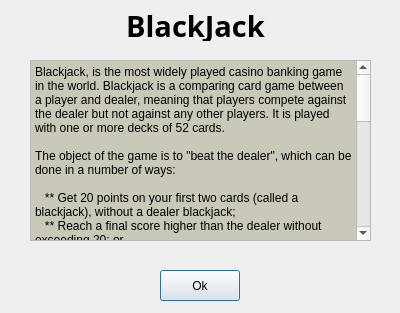
<?xml version="1.0" encoding="UTF-8"?>
<ui version="4.0">
 <class>About_BlackJack</class>
 <widget class="QDialog" name="About_BlackJack">
  <property name="geometry">
   <rect>
    <x>0</x>
    <y>0</y>
    <width>400</width>
    <height>313</height>
   </rect>
  </property>
  <property name="windowTitle">
   <string>Rules of BlackJack</string>
  </property>
  <widget class="QTextBrowser" name="textBrowser">
   <property name="geometry">
    <rect>
     <x>30</x>
     <y>60</y>
     <width>341</width>
     <height>181</height>
    </rect>
   </property>
   <property name="palette">
    <palette>
     <active>
      <colorrole role="Midlight">
       <brush brushstyle="SolidPattern">
        <color alpha="255">
         <red>203</red>
         <green>199</green>
         <blue>196</blue>
        </color>
       </brush>
      </colorrole>
      <colorrole role="Mid">
       <brush brushstyle="SolidPattern">
        <color alpha="255">
         <red>184</red>
         <green>181</green>
         <blue>178</blue>
        </color>
       </brush>
      </colorrole>
      <colorrole role="BrightText">
       <brush brushstyle="SolidPattern">
        <color alpha="255">
         <red>170</red>
         <green>170</green>
         <blue>165</blue>
        </color>
       </brush>
      </colorrole>
      <colorrole role="Base">
       <brush brushstyle="SolidPattern">
        <color alpha="255">
         <red>202</red>
         <green>200</green>
         <blue>185</blue>
        </color>
       </brush>
      </colorrole>
     </active>
     <inactive>
      <colorrole role="Midlight">
       <brush brushstyle="SolidPattern">
        <color alpha="255">
         <red>203</red>
         <green>199</green>
         <blue>196</blue>
        </color>
       </brush>
      </colorrole>
      <colorrole role="Mid">
       <brush brushstyle="SolidPattern">
        <color alpha="255">
         <red>184</red>
         <green>181</green>
         <blue>178</blue>
        </color>
       </brush>
      </colorrole>
      <colorrole role="BrightText">
       <brush brushstyle="SolidPattern">
        <color alpha="255">
         <red>255</red>
         <green>255</green>
         <blue>255</blue>
        </color>
       </brush>
      </colorrole>
      <colorrole role="Base">
       <brush brushstyle="SolidPattern">
        <color alpha="255">
         <red>202</red>
         <green>200</green>
         <blue>185</blue>
        </color>
       </brush>
      </colorrole>
     </inactive>
     <disabled>
      <colorrole role="Midlight">
       <brush brushstyle="SolidPattern">
        <color alpha="255">
         <red>203</red>
         <green>199</green>
         <blue>196</blue>
        </color>
       </brush>
      </colorrole>
      <colorrole role="Mid">
       <brush brushstyle="SolidPattern">
        <color alpha="255">
         <red>184</red>
         <green>181</green>
         <blue>178</blue>
        </color>
       </brush>
      </colorrole>
      <colorrole role="BrightText">
       <brush brushstyle="SolidPattern">
        <color alpha="255">
         <red>255</red>
         <green>255</green>
         <blue>255</blue>
        </color>
       </brush>
      </colorrole>
      <colorrole role="Base">
       <brush brushstyle="SolidPattern">
        <color alpha="255">
         <red>239</red>
         <green>235</green>
         <blue>231</blue>
        </color>
       </brush>
      </colorrole>
     </disabled>
    </palette>
   </property>
   <property name="html">
    <string>&lt;!DOCTYPE HTML PUBLIC &quot;-//W3C//DTD HTML 4.0//EN&quot; &quot;http://www.w3.org/TR/REC-html40/strict.dtd&quot;&gt;
&lt;html&gt;&lt;head&gt;&lt;meta name=&quot;qrichtext&quot; content=&quot;1&quot; /&gt;&lt;style type=&quot;text/css&quot;&gt;
p, li { white-space: pre-wrap; }
&lt;/style&gt;&lt;/head&gt;&lt;body style=&quot; font-family:'Sans Serif'; font-size:9pt; font-weight:400; font-style:normal;&quot;&gt;
&lt;p style=&quot; margin-top:0px; margin-bottom:0px; margin-left:0px; margin-right:0px; -qt-block-indent:0; text-indent:0px;&quot;&gt;Blackjack, is the most widely played casino banking game in the world. Blackjack is a comparing card game between a player and dealer, meaning that players compete against the dealer but not against any other players. It is played with one or more decks of 52 cards. &lt;/p&gt;
&lt;p style=&quot;-qt-paragraph-type:empty; margin-top:0px; margin-bottom:0px; margin-left:0px; margin-right:0px; -qt-block-indent:0; text-indent:0px;&quot;&gt;&lt;br /&gt;&lt;/p&gt;
&lt;p style=&quot; margin-top:0px; margin-bottom:0px; margin-left:0px; margin-right:0px; -qt-block-indent:0; text-indent:0px;&quot;&gt;The object of the game is to &amp;quot;beat the dealer&amp;quot;, which can be done in a number of ways:&lt;/p&gt;
&lt;p style=&quot;-qt-paragraph-type:empty; margin-top:0px; margin-bottom:0px; margin-left:0px; margin-right:0px; -qt-block-indent:0; text-indent:0px;&quot;&gt;&lt;br /&gt;&lt;/p&gt;
&lt;p style=&quot; margin-top:0px; margin-bottom:0px; margin-left:0px; margin-right:0px; -qt-block-indent:0; text-indent:0px;&quot;&gt;   ** Get 20 points on your first two cards (called a blackjack), without a dealer blackjack;&lt;/p&gt;
&lt;p style=&quot; margin-top:0px; margin-bottom:0px; margin-left:0px; margin-right:0px; -qt-block-indent:0; text-indent:0px;&quot;&gt;   ** Reach a final score higher than the dealer without exceeding 20; or&lt;/p&gt;
&lt;p style=&quot; margin-top:0px; margin-bottom:0px; margin-left:0px; margin-right:0px; -qt-block-indent:0; text-indent:0px;&quot;&gt;   ** Let the dealer draw additional cards until his hand exceeds 20.&lt;/p&gt;
&lt;p style=&quot;-qt-paragraph-type:empty; margin-top:0px; margin-bottom:0px; margin-left:0px; margin-right:0px; -qt-block-indent:0; text-indent:0px;&quot;&gt;&lt;br /&gt;&lt;/p&gt;
&lt;p style=&quot; margin-top:0px; margin-bottom:0px; margin-left:0px; margin-right:0px; -qt-block-indent:0; text-indent:0px;&quot;&gt;The player or players are dealt an initial two-card hand and add together the value of their cards. Face cards (kings, queens, and jacks) are counted as ten points. A player and the dealer can count his or her own ace as 1 point. All other cards are counted as the numeric value shown on the card. After receiving their initial two cards, players have the option of getting a &amp;quot;hit&amp;quot;, or taking an additional card. In a given round, the player or the dealer wins by having a score of 21 or by having the highest score that is less than 20. Scoring higher than 20(called &amp;quot;busting&amp;quot; or &amp;quot;going bust&amp;quot;) results in a loss. A player may win by having any final score equal to or less than 20 if the dealer busts. &lt;/p&gt;
&lt;p style=&quot;-qt-paragraph-type:empty; margin-top:0px; margin-bottom:0px; margin-left:0px; margin-right:0px; -qt-block-indent:0; text-indent:0px;&quot;&gt;&lt;br /&gt;&lt;/p&gt;
&lt;p style=&quot; margin-top:0px; margin-bottom:0px; margin-left:0px; margin-right:0px; -qt-block-indent:0; text-indent:0px;&quot;&gt; If the player and dealer have the same point total, this is called a &amp;quot;push&amp;quot;, and the player typically wins on that hand.&lt;/p&gt;
&lt;p style=&quot;-qt-paragraph-type:empty; margin-top:0px; margin-bottom:0px; margin-left:0px; margin-right:0px; -qt-block-indent:0; text-indent:0px;&quot;&gt;&lt;br /&gt;&lt;/p&gt;
&lt;p style=&quot; margin-top:0px; margin-bottom:0px; margin-left:0px; margin-right:0px; -qt-block-indent:0; text-indent:0px;&quot;&gt;Many rule variations of blackjack exist. Since the 1960s, blackjack has been a high-profile target of advantage players, particularly card counters, who track the profile of cards that have been dealt and adapt their wagers and playing strategies accordingly.&lt;/p&gt;
&lt;p style=&quot;-qt-paragraph-type:empty; margin-top:0px; margin-bottom:0px; margin-left:0px; margin-right:0px; -qt-block-indent:0; text-indent:0px;&quot;&gt;&lt;br /&gt;&lt;/p&gt;
&lt;p style=&quot; margin-top:0px; margin-bottom:0px; margin-left:0px; margin-right:0px; -qt-block-indent:0; text-indent:0px;&quot;&gt;&lt;span style=&quot; font-size:12pt; font-weight:600; text-decoration: underline;&quot;&gt;P.S: The blackJack implemented here is the Indian Version&lt;/span&gt;&lt;/p&gt;&lt;/body&gt;&lt;/html&gt;</string>
   </property>
  </widget>
  <widget class="QPushButton" name="buttonBox">
   <property name="geometry">
    <rect>
     <x>160</x>
     <y>270</y>
     <width>80</width>
     <height>31</height>
    </rect>
   </property>
   <property name="text">
    <string>Ok</string>
   </property>
  </widget>
  <widget class="QLabel" name="label">
   <property name="geometry">
    <rect>
     <x>80</x>
     <y>10</y>
     <width>231</width>
     <height>31</height>
    </rect>
   </property>
   <property name="font">
    <font>
     <family>ori1Uni</family>
     <pointsize>22</pointsize>
     <weight>75</weight>
     <bold>true</bold>
    </font>
   </property>
   <property name="text">
    <string>BlackJack</string>
   </property>
   <property name="alignment">
    <set>Qt::AlignCenter</set>
   </property>
  </widget>
 </widget>
 <resources/>
 <connections/>
</ui>
